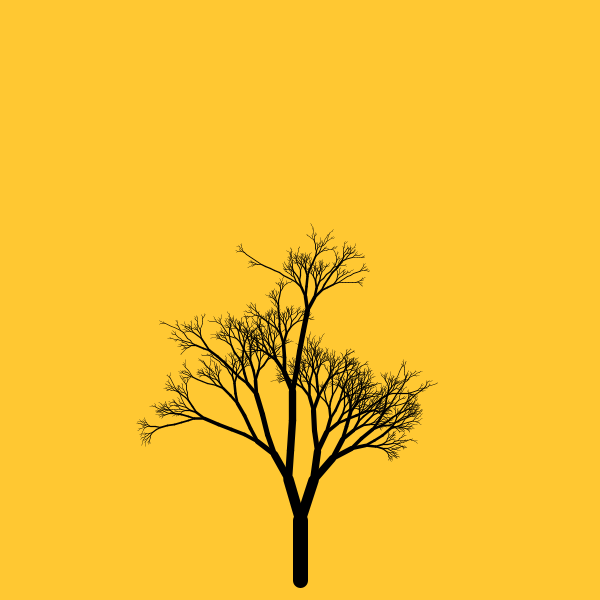
Frame 1 (no input)
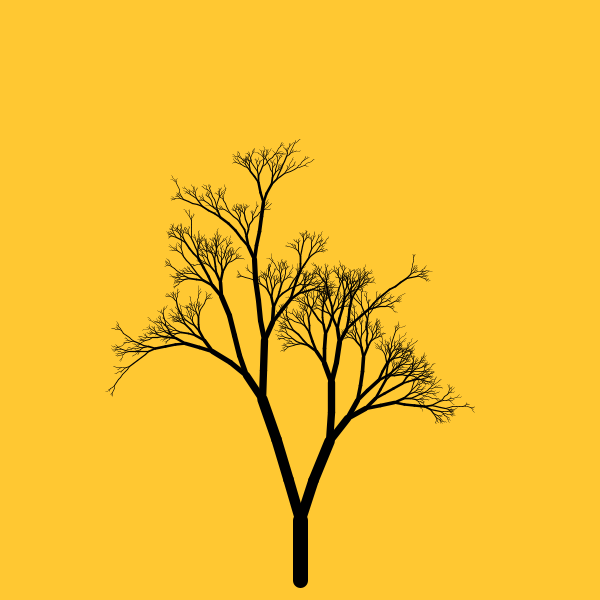
Frame 2 (the mouse pressed at the canvas centre, redrawn once)

The Processing sketch that drew these frames (run headless with seeded random() and noise(); the mouse was pressed at the canvas centre and the sketch redrawn once):

// Processing sketch: processing_46996
// ── processing_46996.pde

void setup()
{
  size(600,600);
  smooth();
  noLoop();
}
 
void draw()
{
  background(255,200,50);   
  strokeWeight(15);
  translate(width/2,height-20);
  branch(0);
}
 
void branch(int depth){
  if (depth < 12) {
    line(0,0,0,-height/10);
    {
      translate(0,-height/10);
      rotate(random(-0.1,0.1)); 
 
      if (random(1.0) < 0.6){ // branching  
        rotate(0.3);
        scale(0.7);
        pushMatrix();
        branch(depth + 1);
        popMatrix();    
        rotate(-0.6);
        pushMatrix();
        branch(depth + 1);   
        popMatrix();        
      }
      else { // continue  
        branch(depth);
      }
    }
  }
} 
